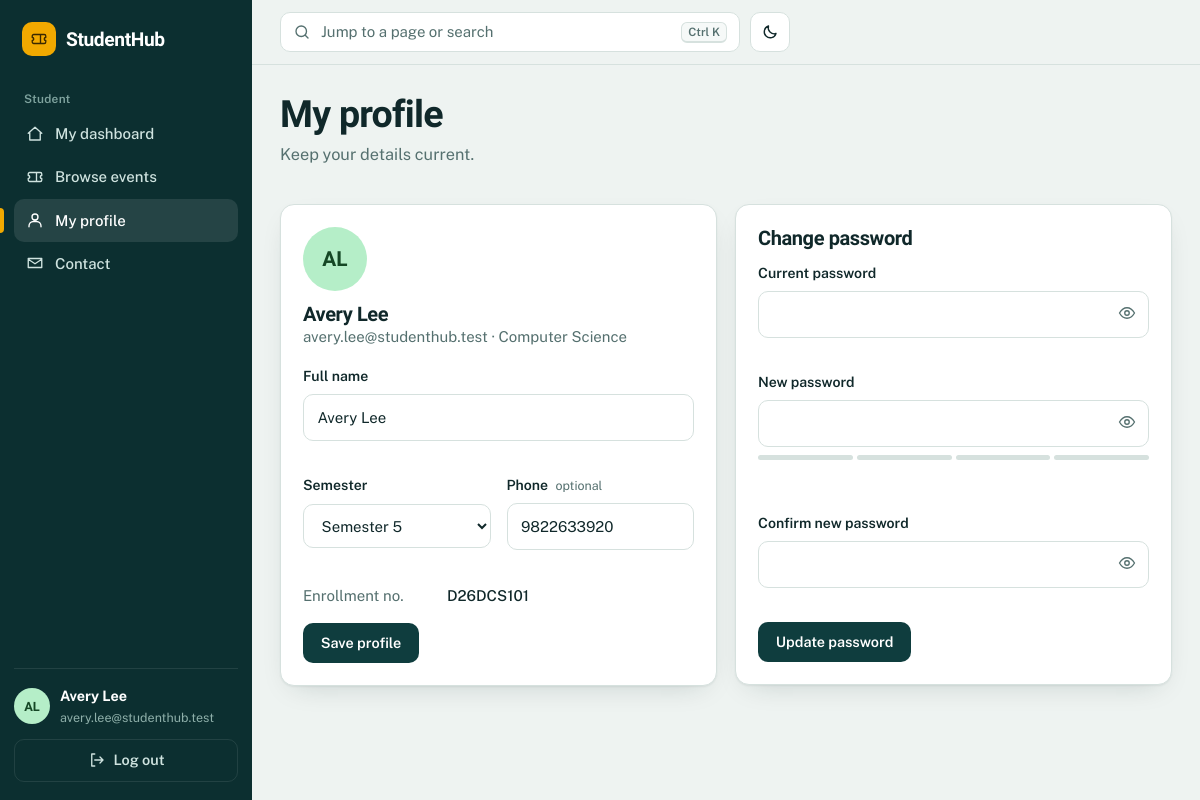
The app's page /profile.php (signed in) with its own data.
### tables this page shows
CREATE TABLE students (
  student_id BIGINT UNSIGNED NOT NULL AUTO_INCREMENT,
  user_id BIGINT UNSIGNED NOT NULL,
  course_id SMALLINT UNSIGNED NOT NULL,
  enrollment_no VARCHAR(20) DEFAULT NULL,
  full_name VARCHAR(100) NOT NULL,
  semester TINYINT UNSIGNED NOT NULL DEFAULT 1,
  phone VARCHAR(20) DEFAULT NULL,
  status ENUM('active','archived') NOT NULL DEFAULT 'active',    
  archived_at DATETIME DEFAULT NULL,
  created_at TIMESTAMP NOT NULL DEFAULT CURRENT_TIMESTAMP,
  PRIMARY KEY (student_id),
  UNIQUE KEY uq_students_user (user_id),
  UNIQUE KEY uq_students_enrollment (enrollment_no),
  KEY idx_students_name (full_name),
  KEY idx_students_course_status (course_id, status),
  CONSTRAINT fk_students_user FOREIGN KEY (user_id) REFERENCES users (user_id) ON UPDATE CASCADE ON DELETE CASCADE,
  CONSTRAINT fk_students_course FOREIGN KEY (course_id) REFERENCES courses (course_id) ON UPDATE CASCADE ON DELETE RESTRICT
);

CREATE TABLE users (
  user_id BIGINT UNSIGNED NOT NULL AUTO_INCREMENT,
  email VARCHAR(254) NOT NULL,
  password_hash VARCHAR(255) NOT NULL,
  role ENUM('student','admin') NOT NULL DEFAULT 'student',
  status ENUM('active','inactive') NOT NULL DEFAULT 'active',
  last_login_at DATETIME DEFAULT NULL,
  created_at TIMESTAMP NOT NULL DEFAULT CURRENT_TIMESTAMP,
  PRIMARY KEY (user_id),
  UNIQUE KEY uq_users_email (email),
  KEY idx_users_role_status (role, status)
);

CREATE TABLE courses (
  course_id SMALLINT UNSIGNED NOT NULL AUTO_INCREMENT,
  code VARCHAR(10) NOT NULL,
  name VARCHAR(120) NOT NULL,
  PRIMARY KEY (course_id),
  UNIQUE KEY uq_courses_code (code),
  UNIQUE KEY uq_courses_name (name)
);

### profile.php (the view, shortened to what the rows shown need)
<?php
require __DIR__ . '/includes/bootstrap.php';
$user = require_login('student');
$sid = (int) $user['student_id'];
$row = q_one('SELECT full_name, phone, semester, enrollment_no FROM students WHERE student_id = ?', [$sid]);
$errors = [];
render_header('My profile', ['active' => 'profile', 'subtitle' => 'Keep your details current.']);
?>
<div class="grid g-2">
  <section class="card">
    <div class="row" style="margin-bottom:18px"><?= avatar($row['full_name'], 'lg') ?><div><h2><?= h($row['full_name']) ?></h2><p class="muted" style="margin:0"><?= h($user['email']) ?> · <?= h($user['course']) ?></p></div></div>
    <form method="post"><?= csrf_field() ?><input type="hidden" name="form" value="details">
      <?= field('full_name', 'Full name', ['value' => $row['full_name'], 'error' => $errors['full_name'] ?? null, 'required' => true, 'pattern' => Rules::NAME_PATTERN, 'maxlength' => 100, 'msg' => 'Use 2–100 letters.']) ?>
      <div class="form-grid">
        <?= field('phone', 'Phone', ['type' => 'tel', 'value' => (string) $row['phone'], 'error' => $errors['phone'] ?? null, 'pattern' => Rules::PHONE_PATTERN, 'maxlength' => 20, 'msg' => 'Use 7–20 digits; + and - are allowed.']) ?>
      </div>
      <dl class="kv" style="margin-bottom:16px"><dt>Enrollment no.</dt><dd><?= h($row['enrollment_no'] ?: 'Not assigned yet') ?></dd></dl>
    </form>
  </section>
  <section class="card">
    <h2 style="margin-bottom:14px">Change password</h2>
  </section>
</div>
<?php render_footer();

### includes/ui.php (shortened to what the rows shown need)
<?php
function icon(string $name, string $class = 'icon'): string
{
    static $paths = [
        'home' => 'M3 11l9-8 9 8M5 10v10h14V10',
        'calendar' => 'M4 6h16v14H4zM4 10h16M8 3v4M16 3v4',
        'users' => 'M16 19v-1a4 4 0 0 0-4-4H7a4 4 0 0 0-4 4v1M9.5 11a3.5 3.5 0 1 0 0-7 3.5 3.5 0 0 0 0 7M21 19v-1a4 4 0 0 0-3-3.9M16 4.2a3.5 3.5 0 0 1 0 6.6',
        'user' => 'M12 12a4 4 0 1 0 0-8 4 4 0 0 0 0 8M4 21v-1a6 6 0 0 1 6-6h4a6 6 0 0 1 6 6v1',
        'chart' => 'M4 20V10M10 20V4M16 20v-7M22 20H2',
        'ticket' => 'M3 8a2 2 0 0 1 2-2h14a2 2 0 0 1 2 2v2a2 2 0 0 0 0 4v2a2 2 0 0 1-2 2H5a2 2 0 0 1-2-2v-2a2 2 0 0 0 0-4zM14 6v12',
        'shield' => 'M12 3l8 3v6c0 5-3.5 8-8 9-4.5-1-8-4-8-9V6z',
        'log' => 'M6 3h9l4 4v14H6zM14 3v5h5M9 13h6M9 17h6',
        'mail' => 'M3 6h18v12H3zM3 7l9 6 9-6',
        'search' => 'M11 18a7 7 0 1 0 0-14 7 7 0 0 0 0 14M20 20l-4-4',
        'plus' => 'M12 5v14M5 12h14',
        'edit' => 'M4 20h4L19 9l-4-4L4 16zM13 7l4 4',
        'trash' => 'M4 7h16M9 7V4h6v3M6 7l1 13h10l1-13',
        'download' => 'M12 4v11M7 11l5 5 5-5M4 20h16',
        'sun' => 'M12 16a4 4 0 1 0 0-8 4 4 0 0 0 0 8M12 2v2M12 20v2M2 12h2M20 12h2M5 5l1.5 1.5M17.5 17.5L19 19M5 19l1.5-1.5M17.5 6.5L19 5',
        'moon' => 'M20 14A8 8 0 0 1 10 4a8 8 0 1 0 10 10z',
        'logout' => 'M9 4H5v16h4M16 8l4 4-4 4M20 12H9',
        'menu' => 'M4 7h16M4 12h16M4 17h16',
        'x' => 'M6 6l12 12M18 6L6 18',
        'check' => 'M5 12l5 5 9-11',
        'alert' => 'M12 4l9 16H3zM12 10v4M12 17v.5',
        'info' => 'M12 21a9 9 0 1 0 0-18 9 9 0 0 0 0 18M12 11v5M12 8v.5',
        'upload' => 'M12 16V4M7 9l5-5 5 5M4 20h16',
        'eye' => 'M2 12s4-7 10-7 10 7 10 7-4 7-10 7S2 12 2 12M12 15a3 3 0 1 0 0-6 3 3 0 0 0 0 6',
        'archive' => 'M3 5h18v4H3zM5 9v10h14V9M10 13h4',
        'restore' => 'M4 12a8 8 0 1 1 3 6.2M4 19v-5h5',
        'pin' => 'M12 21s-7-6-7-11a7 7 0 0 1 14 0c0 5-7 11-7 11M12 12a2.5 2.5 0 1 0 0-5 2.5 2.5 0 0 0 0 5',
        'clock' => 'M12 21a9 9 0 1 0 0-18 9 9 0 0 0 0 18M12 7v5l3 2',
        'bolt' => 'M13 3L5 14h6l-1 7 8-11h-6z',
        'sort' => 'M8 9l4-4 4 4M8 15l4 4 4-4',
        'left' => 'M15 6l-6 6 6 6',
        'right' => 'M9 6l6 6-6 6',
        'lock' => 'M6 11h12v9H6zM8 11V8a4 4 0 0 1 8 0v3',
        'image' => 'M4 5h16v14H4zM4 16l4-4 4 4 3-3 5 5M9 10a1 1 0 1 0 0-.01',
        'sliders' => 'M4 7h10M18 7h2M4 17h2M10 17h10M14 5v4M6 15v4',
    ];
    $d = $paths[$name] ?? $paths['info'];
    return '<svg class="' . h($class) . '" viewBox="0 0 24 24" fill="none" stroke="currentColor" stroke-width="1.8" stroke-linecap="round" stroke-linejoin="round" aria-hidden="true" focusable="false"><path d="' . $d . '"/></svg>';
}
function avatar(string $name, string $size = ''): string
{
    $hue = abs(crc32($name)) % 360;
    return '<span class="avatar ' . h($size) . '" style="--hue:' . $hue . '" aria-hidden="true">' . h(initials($name)) . '</span>';
}
function field(string $name, string $label, array $o = []): string
{
    $type = $o['type'] ?? 'text';
    $id = $o['id'] ?? ('f-' . $name);
    $value = (string) ($o['value'] ?? '');
    $error = $o['error'] ?? null;
    $hint = $o['hint'] ?? '';
    $msgId = $id . '-msg';
    $attrs = ' id="' . h($id) . '" name="' . h($name) . '"';
    if (!empty($o['required'])) $attrs .= ' required';
    if (!empty($o['pattern'])) $attrs .= ' pattern="' . h($o['pattern']) . '"';
    if (!empty($o['maxlength'])) $attrs .= ' maxlength="' . (int) $o['maxlength'] . '"';
    if (!empty($o['autocomplete'])) $attrs .= ' autocomplete="' . h($o['autocomplete']) . '"';
    if (!empty($o['msg'])) $attrs .= ' data-msg="' . h($o['msg']) . '"';
    if (!empty($o['match'])) $attrs .= ' data-match="' . h($o['match']) . '"';
    $attrs .= ' aria-describedby="' . h($msgId) . '"' . ($error ? ' aria-invalid="true"' : '');
    if ($type === 'select') {
        $control = '<select' . $attrs . '>';
        foreach (($o['options'] ?? []) as $val => $text) {
            $control .= '<option value="' . h((string) $val) . '"' . ((string) $val === $value ? ' selected' : '') . '>' . h($text) . '</option>';
        }
        $control .= '</select>';
    } elseif ($type === 'textarea') {
        $control = '<textarea rows="' . (int) ($o['rows'] ?? 4) . '"' . $attrs . '>' . h($value) . '</textarea>';
    } elseif ($type === 'password') {
        $control = '<div class="pw-wrap"><input type="password"' . $attrs . '><button type="button" class="pw-toggle" data-toggle-password="' . h($id) . '" aria-label="Show password">' . icon('eye') . '</button></div>';
    } else {
        $control = '<input type="' . h($type) . '" value="' . h($value) . '"' . $attrs . '>';
    }
    $extra = '';
    if (!empty($o['meter'])) {
        $extra = '<div class="meter" data-meter-for="' . h($id) . '" aria-hidden="true"><i></i><i></i><i></i><i></i></div><p class="meter-label" data-meter-label="' . h($id) . '"></p>';
    }
    return '<div class="field' . ($error ? ' has-error' : '') . '"><label for="' . h($id) . '">' . h($label) . (!empty($o['required']) ? '' : ' <span class="opt">optional</span>') . '</label>'
        . $control . $extra
        . '<p class="field-msg" id="' . h($msgId) . '">' . h($error ?: $hint) . '</p></div>';
}
function render_header(string $title, array $o = []): void
{
    $user = current_user();
    $layout = $o['layout'] ?? ($user ? 'app' : 'public');
    $menu = menu_for($user);
    $flat = [];
    foreach ($menu as $items) {
        foreach ($items as $it) {
            $flat[] = ['label' => $it[1], 'href' => url($it[2])];
        }
    }
    $remaining = $user ? max(0, (int) cfg('session_timeout') - (time() - (int) ($_SESSION['last_activity'] ?? time()))) : 0;
    $body = [
        'class' => 'layout-' . $layout . ' ' . ($o['bodyClass'] ?? ''),
        'data-base' => base_path(),
        'data-csrf' => csrf_token(),
        'data-role' => $user['role'] ?? 'guest',
        'data-timeout' => $user ? (string) $remaining : '',
        'data-menu' => json_encode($flat, JSON_UNESCAPED_SLASHES | JSON_HEX_APOS | JSON_HEX_AMP | JSON_HEX_QUOT),
    ];
    $bodyAttrs = '';
    foreach ($body as $k => $v) {
        $bodyAttrs .= ' ' . $k . '="' . h($v) . '"';
    }
    ?>
<!DOCTYPE html>
<html lang="en">
<head>
  <link rel="stylesheet" href="<?= h(asset('assets/css/app.css')) ?>">
</head>
<body<?= $bodyAttrs ?>>
<?php if ($layout === 'app' && $user): ?>
  <div class="shell">
    <aside class="sidebar" id="sidebar" aria-label="Main navigation">
      <a class="brand" href="<?= h(url(home_for($user['role']))) ?>"><span class="brand-mark"><?= icon('ticket') ?></span><span>StudentHub</span></a>
      <nav>
        <?php foreach ($menu as $section => $items): ?>
          <?php if ($section !== ''): ?><p class="nav-section"><?= h($section) ?></p><?php endif; ?>
          <ul>
            <?php foreach ($items as [$ic, $text, $href, $key]): ?>
              <li><a href="<?= h(url($href)) ?>"<?= ($o['active'] ?? '') === $key ? ' class="active" aria-current="page"' : '' ?>><?= icon($ic) ?><span><?= h($text) ?></span></a></li>
            <?php endforeach; ?>
          </ul>
        <?php endforeach; ?>
      </nav>
      <div class="sidebar-foot">
        <div class="me">
          <?= avatar($user['full_name'] ?? $user['email']) ?>
          <div><strong><?= h($user['full_name'] ?? 'Administrator') ?></strong><small><?= h($user['email']) ?></small></div>
        </div>
        <form action="<?= h(url('logout.php')) ?>" method="post"><?= csrf_field() ?><button class="btn btn-ghost btn-block" type="submit"><?= icon('logout') ?>Log out</button></form>
      </div>
    </aside>
    <div class="shell-main">
      <header class="topbar">
        <button class="palette-trigger" type="button" data-palette-open><?= icon('search') ?><span>Jump to a page or search</span><kbd>Ctrl K</kbd></button>
        <button class="icon-btn" type="button" data-theme-toggle aria-label="Toggle colour theme"><?= icon('moon', 'icon i-moon') . icon('sun', 'icon i-sun') ?></button>
      </header>
      <main id="main" class="page" tabindex="-1">
        <div class="page-head">
          <div>
            <h1><?= h($title) ?></h1>
            <?php if (!empty($o['subtitle'])): ?><p class="lede"><?= h($o['subtitle']) ?></p><?php endif; ?>
          </div>
        </div>
<?php endif; ?>
<?php
}
function render_footer(): void
{
    $layout = $GLOBALS['__layout'] ?? 'public';
    if ($layout === 'app') {
        echo "      </main>\n    </div>\n  </div>\n";
    } elseif ($layout === 'auth') {
        echo "    </main>\n  </div>\n";
    } else {
        echo "  </main>\n  <footer class=\"pubfoot\"><div class=\"wrap\"><span>StudentHub · a semester project in PHP and MySQL</span><span>Built for Practicals 7–15</span></div></footer>\n";
    }
    ?>
</body>
</html>
<?php
}
    ?>

### records on screen
students: full_name "AL AL", full_name "Avery Lee", user.email "avery.lee@studenthub.test", course.name "Computer Science", phone "9822633920", enrollment_no "D26DCS101"

### other values on screen
$section "Student"
$text "My dashboard"
$text "Browse events"
$text "My profile"
$text "Contact"
$title "My profile"
$o['subtitle'] "Keep your details current."
$label "Full name Semester Phone Current password New password Confirm new password"
